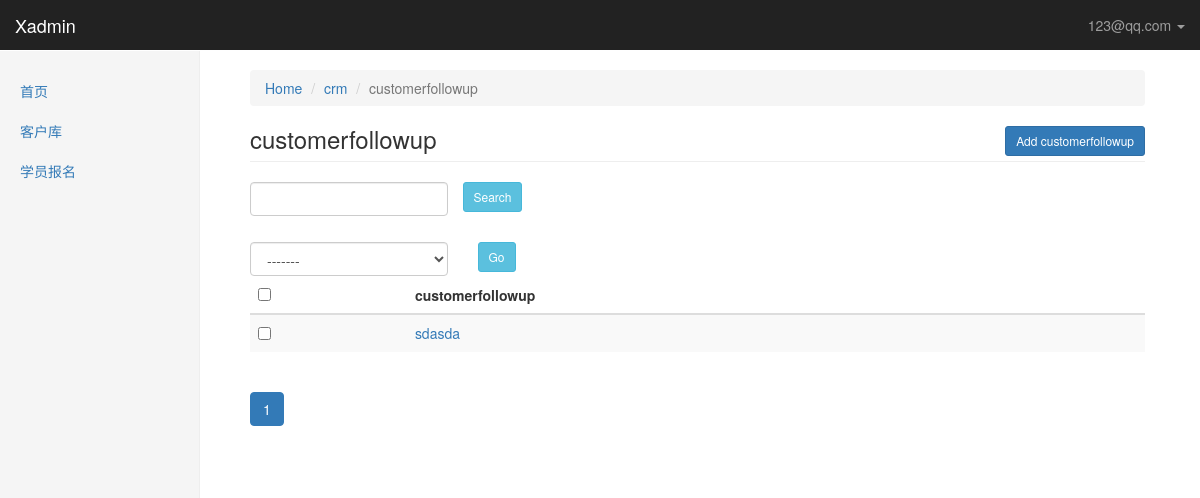
/xadmin/crm/customerfollowup/ (signed in), run on the app's committed database.
### crm/models.py (models this page shows, shortened)
class UserProfile(AbstractBaseUser, PermissionsMixin):
    """
        自定制创建用户
            python manage createsuperuser
            request.user = userprofile
    """
    email = models.EmailField(
        verbose_name='email address',
        max_length=255,
        unique=True,
    )
    name = models.CharField(max_length=64, verbose_name="姓名")
    is_active = models.BooleanField(default=True)
    is_staff = models.BooleanField(default=True)
    role = models.ManyToManyField("Role", blank=True, null=True)
    objects = UserProfileManager()  # 用户认证
    USERNAME_FIELD = 'email'  # 用email字段当作用户名
    REQUIRED_FIELDS = ['name']
    def __str__(self):  # __unicode__ on Python 2
        return self.email
    class Meta:  # 自定义权限条目 对应auth_permission表
        permissions = (
            ('crm_table_list', '可以查看xadmin每张表里所有的数据'),
            ('crm_table_list_view', '可以访问xadmin表里每条数据的修改页'),
            ('crm_table_list_change', '可以对xadmin表里的每条数据进行修改'),
            ('crm_table_obj_add_view', '可以访问xadmin每张表的数据增加页'),
            ('crm_table_obj_add', '可以对xadmin每张表进行数据添加'),
        )

class Menus(models.Model):
    name = models.CharField(max_length=64)
    url_type_choices = ((0, 'absolute'), (1, 'dynamic'))
    url_type = models.SmallIntegerField(choices=url_type_choices, default=0)
    url_name = models.CharField(max_length=128)
    class Meta:
        unique_together = ('name', 'url_name')

class CustomerFollowUp(models.Model):
    customer = models.ForeignKey("CustomerInfo")
    content = models.TextField(verbose_name="跟踪内容")
    user = models.ForeignKey("UserProfile", verbose_name="跟进人")
    status_choices = ((0, '近期无报名计划'),
                      (1, '一个月内报名'),
                      (2, '2周内内报名'),
                      (3, '已报名'),
                      )
    status = models.SmallIntegerField(choices=status_choices)
    date = models.DateField(auto_now_add=True)
    def __str__(self):
        return self.content

### xadmin/views.py (the view, shortened to what this page needs)
# urls.py: url(r'^(\w+)/(\w+)/$', views.table_obj_list, name='table_obj_list'),
@login_required
def table_obj_list(request, app_name, model_name):
    admin_class = site.enabled_admins[app_name][model_name]
    querysets = admin_class.model.objects.all().order_by('-id')  # 递减 方便查看添加的数据
    querysets, filter_conditions = get_filter_result(request, querysets)
    admin_class.filter_conditions = filter_conditions  # 保留过滤条件
    querysets = get_searched_result(request, querysets, admin_class)
    admin_class.search_key = request.GET.get('_q', '')
    querysets, sorted_column = get_orderby_result(request, querysets, admin_class)
    paginator = Paginator(querysets, admin_class.list_per_page)  # 每页几条数据 返回<Paginator obj>
    page = request.GET.get('_page')
    try:
        querysets = paginator.page(page)  # page obj
    except PageNotAnInteger:
        querysets = paginator.page(1)
    except EmptyPage:
        querysets = paginator.page(paginator.num_pages)
    return render(request, 'xadmin/table_obj_list.html', locals())

### xadmin/templatetags/xadmin_tags.py (called while the page is built)
@register.simple_tag
def build_table_row(obj, admin_class):
    ele = ''
    if admin_class.list_display:
        for index, column in enumerate(admin_class.list_display):
            field_obj = admin_class.model._meta.get_field(column)   # 拿到字段对象
            if field_obj.choices:   # 判断字段是否是choices类型
                column_data = getattr(obj, 'get_%s_display' % column)()  # 获取choices别名 , get_field_display
            else:
                column_data = getattr(obj, column)
            td_ele = '<td>%s</td>' % column_data
            if index == 0:
                td_ele = '<td><a href="%s/change/">%s</a></td>' % (obj.id, column_data)
            ele += td_ele
    else:   # 未注册admin
        td_ele = '<td><a href=%s/change/>%s</a></td>' % (obj.id, obj)   # 默认返回obj的__str__
        ele += td_ele
    return mark_safe(ele)

@register.simple_tag
def get_model_name(admin_class):
    return admin_class.model._meta.model_name

@register.simple_tag
def render_paginator(querysets, admin_class, sorted_column):
    ele = '<ul class="pagination">'
    for i in querysets.paginator.page_range:  # 轮循每一页
        if abs(querysets.number - i) < 3:  # 显示前后2页（当前页和每页比较）
            active = ''
            if querysets.number == i:  # current page
                active = 'active'
            filter_ele = render_filter_args(admin_class)
            sorted_ele = ''
            if sorted_column:
                sorted_ele += '&_o=%s' % list(sorted_column.values())[0]
            p_ele = '<li class="%s"><a href="?_page=%s%s%s">%s</a></li>' % (active, i, filter_ele, sorted_ele, i)
            ele += p_ele
    ele += '</ul>'
    return mark_safe(ele)

@register.simple_tag
def render_filter_args(admin_class, render_html=True):
    if admin_class.filter_conditions:
        ele = ''
        for k, v in admin_class.filter_conditions.items():
            ele += '&%s=%s' % (k, v)
        if render_html:
            return mark_safe(ele)
        else:
            return ele
    else:
        return ''

### xadmin/views.py (called while the page is built)
def get_filter_result(request, querysets):
    filter_conditions = {}
    for k, v in request.GET.items():
        if k in ('_page', '_o', '_q'):
            continue
        if v:
            filter_conditions[k] = v
    return querysets.filter(**filter_conditions), filter_conditions

### xadmin/templates/xadmin/table_obj_list.html (shortened to what this page needs)
{% extends 'xadmin/index.html' %}
{% load xadmin_tags %}
{% block right-content %}
    <ol class="breadcrumb">
        <li><a href="/xadmin">Home</a></li>
        <li><a href="/xadmin/{{ app_name }}">{{ app_name }}</a></li>
        <li class="active">{{ model_name }}</li>
    </ol>
    <div class="col-lg-offset-0">
        <h3 class="page-header">{{ model_name }}
            <a class="btn btn-primary btn-sm pull-right" href="/xadmin/{{ app_name }}/{{ model_name }}/add">
                Add {{ model_name }}
            </a>
        </h3>
    </div>
    <div style="margin-left: -15px">
    <div>
        <form class="form-group">
            <div class="col-lg-3">
                <input class="form-control" type="text"
                       placeholder="{% for s in admin_class.search_fields %}{{ s }},{% endfor %}" name="_q"
                       value="{{ admin_class.search_key }}">
            </div>
            <input type="submit" class="btn btn-info btn-sm" value="Search">
        </form>
    </div>
    <div>
    <form class="form-group" onsubmit="return ActionCheck(this)" method="post">{% csrf_token %}
        <div class="col-lg-3">
            <select class="form-control" name="action">
                <option value="">-------</option>
            </select>
        </div>
        <div class="col-lg-2">
            <input class="btn btn-info btn-sm" type="submit" value="Go">
        </div>
    </form>
    </div>
    </div>
    <table class="table table-striped">
        <thead>
        <tr>
            {% if admin_class.list_display %}
                <th><input type="checkbox" onclick="SelectAllObjs(this)"></th>
                {% for column in admin_class.list_display %}
                    <th>
                        <a href="?_o=
                                {% get_sorted_column column sorted_column forloop.counter0 %}{% render_filter_args admin_class %}">
                            {{ column }}
                            {% render_sorted_arrow column sorted_column %}
                        </a>
                    </th>
                {% endfor %}
            {% else %}
                <th><input type="checkbox" onclick="SelectAllObjs(this)"></th>
                <th>{% get_model_name admin_class %}</th>
            {% endif %}
        </tr>
        </thead>
        <tbody>
        {% for obj in querysets %}
            <tr>
                <td><input row-select="true" type="checkbox" value="{{ obj.id }}"></td>
                {% build_table_row obj admin_class %}
            </tr>
        {% endfor %}
        </tbody>
    </table>
    {% render_paginator querysets admin_class sorted_column %}
{% endblock %}

### xadmin/templates/xadmin/index.html (shortened to what this page needs)
{% extends 'xadmin/base.html' %}
{% block body %}
    <nav class="navbar navbar-inverse navbar-fixed-top">
        <div class="container-fluid">
            <div class="navbar-header">
                <a class="navbar-brand" href="#">Xadmin</a>
            </div>
            <div id="navbar" class="navbar-collapse collapse">
                <ul class="nav navbar-nav navbar-right">
                    <li class="dropdown ">
                        <a href="#" class="dropdown-toggle" data-toggle="dropdown" role="button">{{ request.user }}
                            <span class="caret"></span></a>
                    </li>
                </ul>
            </div>
        </div>
    </nav>
    <div class="container-fluid">
            <div class="col-sm-3 col-md-2 sidebar">
                <ul class="nav nav-sidebar">
                    {% for role in  request.user.role.all %}
                        {% for menu in role.menus.all %}
                            {% if request.path == menu.url_name %}
                                <li class="active">
                                    <a href="{% if menu.url_type == 0 %}{{ menu.url_name }}{% else %}{% url menu.url_name %}{% endif %}">{{ menu.name }}</a>
                                </li>
                            {% else %}
                                <li>
                                    <a href="{% if menu.url_type == 0 %}{{ menu.url_name }}{% else %}{% url menu.url_name %}{% endif %}">{{ menu.name }}</a>
                                </li>
                            {% endif %}
                        {% endfor %}
                    {% endfor %}
                </ul>
            </div>
            <div class="col-sm-9 col-sm-offset-3 col-md-10 col-md-offset-2 main">
                {% block right-content %}{% endblock %}
            </div>
    </div>
{% endblock %}

### static/css/dashboard.css (style rules this page uses)
body { padding-top: 50px; }
.navbar-fixed-top { border: 0; }
.sidebar { display: none; }
@media (min-width: 768px) { .sidebar { position: fixed; top: 51px; bottom: 0; left: 0; z-index: 1000; display: block; padding: 20px; overflow-x: hidden; overflow-y: auto; background-color: #f5f5f5; border-right: 1px solid #eee; } }
.nav-sidebar { margin-right: -21px; margin-bottom: 20px; margin-left: -20px; }
.nav-sidebar > li > a { padding-right: 20px; padding-left: 20px; }
.main { padding: 20px; }
@media (min-width: 768px) { .main { padding-right: 40px; padding-left: 40px; } }
.main .page-header { margin-top: 0; }

### data on the page
UserProfile: user "123@qq.com"
Menus: name "首页"
Menus: name "客户库"
Menus: name "学员报名"
CustomerFollowUp: id+content "sdasda"

### other printed values
{{ app_name }} "crm"
{{ model_name }} "customerfollowup"
